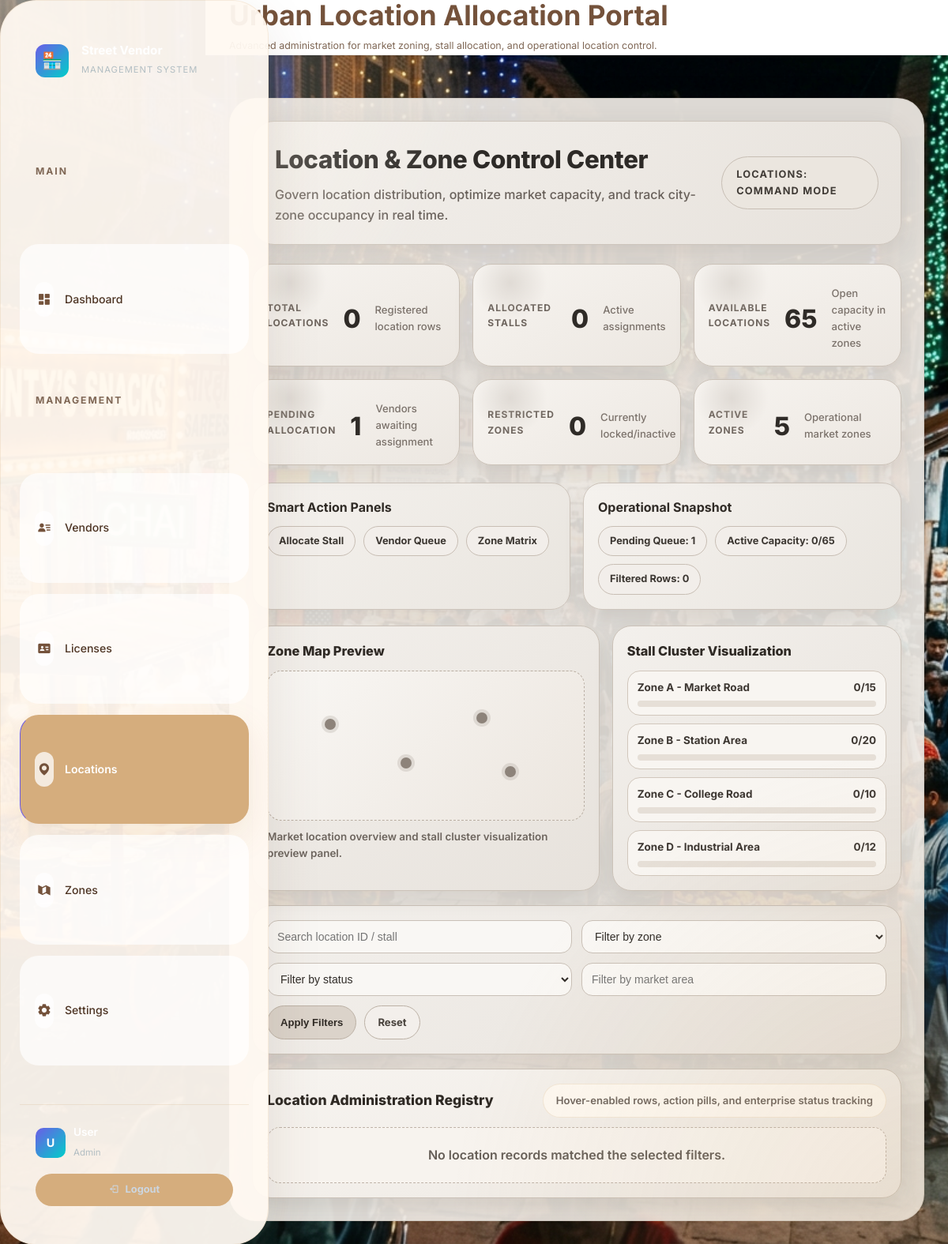
The page /admin/locations.php (signed in) on the database its author committed.
### tables this page shows
CREATE TABLE IF NOT EXISTS zones (
    id INT AUTO_INCREMENT PRIMARY KEY,
    zone_name VARCHAR(100) NOT NULL UNIQUE,
    location VARCHAR(255) DEFAULT NULL,
    area_description TEXT,
    max_vendors INT DEFAULT 10,
    is_active TINYINT(1) DEFAULT 1,
    created_at TIMESTAMP DEFAULT CURRENT_TIMESTAMP
);

### admin/locations.php (the view, shortened to what this page needs)
<?php
require_once __DIR__ . '/../config/database.php';
$qLocation = trim($_GET['q_location'] ?? '');
$qMarket = trim($_GET['market_area'] ?? '');
$where = [];
$whereSql = $where ? ('WHERE ' . implode(' AND ', $where)) : '';
$locationsSql = "
    SELECT l.id,
           l.vendor_id,
           l.zone_id,
           l.spot_number,
           l.allocated_date,
           l.is_active,
           l.created_at,
           z.zone_name,
           COALESCE(z.area_description, 'N/A') AS market_area,
           COALESCE(u.name, 'Unassigned') AS vendor_name,
           COALESCE(u.email, 'N/A') AS vendor_email
    FROM locations l
    JOIN zones z ON z.id = l.zone_id
    LEFT JOIN vendors v ON v.id = l.vendor_id
    LEFT JOIN users u ON u.id = v.user_id
    {$whereSql}
    ORDER BY l.is_active DESC, l.allocated_date DESC, l.id DESC
";
$locationsResult = $conn->query($locationsSql);
$locations = $locationsResult ? $locationsResult->fetch_all(MYSQLI_ASSOC) : [];
$occupancySql = "
    SELECT z.id,
           z.zone_name,
           COALESCE(z.area_description, 'N/A') AS area_description,
           z.max_vendors,
           z.is_active,
           (SELECT COUNT(*) FROM locations l2 WHERE l2.zone_id = z.id AND l2.is_active = 1) AS occupied
    FROM zones z
    ORDER BY z.zone_name ASC
";
$occupancyResult = $conn->query($occupancySql);
$zoneOccupancy = $occupancyResult ? $occupancyResult->fetch_all(MYSQLI_ASSOC) : [];
$totalLocationsResult = $conn->query("SELECT COUNT(*) AS c FROM locations");
$totalLocations = $totalLocationsResult ? (int) ($totalLocationsResult->fetch_assoc()['c'] ?? 0) : 0;
$allocatedResult = $conn->query("SELECT COUNT(*) AS c FROM locations WHERE is_active = 1");
$allocatedStalls = $allocatedResult ? (int) ($allocatedResult->fetch_assoc()['c'] ?? 0) : 0;
$capacityResult = $conn->query("SELECT COALESCE(SUM(max_vendors), 0) AS c FROM zones WHERE is_active = 1");
$totalCapacity = $capacityResult ? (int) ($capacityResult->fetch_assoc()['c'] ?? 0) : 0;
$availableLocations = max($totalCapacity - $allocatedStalls, 0);
$pendingResult = $conn->query("SELECT COUNT(*) AS c FROM vendors v WHERE NOT EXISTS (SELECT 1 FROM locations l WHERE l.vendor_id = v.id AND l.is_active = 1)");
$pendingAllocation = $pendingResult ? (int) ($pendingResult->fetch_assoc()['c'] ?? 0) : 0;
$restrictedResult = $conn->query("SELECT COUNT(*) AS c FROM zones WHERE is_active = 0");
$restrictedZones = $restrictedResult ? (int) ($restrictedResult->fetch_assoc()['c'] ?? 0) : 0;
$activeZonesResult = $conn->query("SELECT COUNT(*) AS c FROM zones WHERE is_active = 1");
$activeZones = $activeZonesResult ? (int) ($activeZonesResult->fetch_assoc()['c'] ?? 0) : 0;
$adminPage = true;
include __DIR__ . '/../includes/header.php';
?>
<div class="app-layout">
    <?php include __DIR__ . '/../includes/sidebar.php'; ?>
    <div class="main-content">
        <header class="top-header">
            <div class="page-title">
                <h2>Urban Location Allocation Portal</h2>
                <p>Advanced administration for market zoning, stall allocation, and operational location control.</p>
            </div>
        </header>
        <div class="page-content">
            <div class="locations-shell">
                <section class="location-hero">
                    <div>
                        <h2>Location & Zone Control Center</h2>
                        <p>Govern location distribution, optimize market capacity, and track city-zone occupancy in real time.</p>
                    </div>
                    <div class="hero-badge">Locations: Command Mode</div>
                </section>
                <section class="stats-grid">
                    <article class="stat-card">
                        <div class="stat-label">Total Locations</div>
                        <div class="stat-value"><?php echo $totalLocations; ?></div>
                        <div class="stat-sub">Registered location rows</div>
                    </article>
                    <article class="stat-card">
                        <div class="stat-label">Allocated Stalls</div>
                        <div class="stat-value"><?php echo $allocatedStalls; ?></div>
                        <div class="stat-sub">Active assignments</div>
                    </article>
                    <article class="stat-card">
                        <div class="stat-label">Available Locations</div>
                        <div class="stat-value"><?php echo $availableLocations; ?></div>
                        <div class="stat-sub">Open capacity in active zones</div>
                    </article>
                    <article class="stat-card">
                        <div class="stat-label">Pending Allocation</div>
                        <div class="stat-value"><?php echo $pendingAllocation; ?></div>
                        <div class="stat-sub">Vendors awaiting assignment</div>
                    </article>
                    <article class="stat-card">
                        <div class="stat-label">Restricted Zones</div>
                        <div class="stat-value"><?php echo $restrictedZones; ?></div>
                        <div class="stat-sub">Currently locked/inactive</div>
                    </article>
                    <article class="stat-card">
                        <div class="stat-label">Active Zones</div>
                        <div class="stat-value"><?php echo $activeZones; ?></div>
                        <div class="stat-sub">Operational market zones</div>
                    </article>
                </section>
                <section class="action-grid">
                    <div class="action-panel">
                        <h4>Smart Action Panels</h4>
                        <div class="action-row">
                            <a class="pill-btn" href="/street_vendor/admin/allocate_location.php">Allocate Stall</a>
                            <a class="pill-btn" href="/street_vendor/admin/vendors.php">Vendor Queue</a>
                            <a class="pill-btn" href="/street_vendor/admin/zones.php">Zone Matrix</a>
                        </div>
                    </div>
                    <div class="action-panel">
                        <h4>Operational Snapshot</h4>
                        <div class="action-row">
                            <span class="pill-btn">Pending Queue: <?php echo $pendingAllocation; ?></span>
                            <span class="pill-btn">Active Capacity: <?php echo $allocatedStalls; ?>/<?php echo $totalCapacity; ?></span>
                            <span class="pill-btn">Filtered Rows: <?php echo count($locations); ?></span>
                        </div>
                    </div>
                </section>
                <section class="preview-grid">
                    <div class="preview-card">
                        <h3>Zone Map Preview</h3>
                        <div class="map-stage" aria-label="Zone map preview">
                            <div class="map-dot dot-a"></div>
                            <div class="map-dot dot-b"></div>
                            <div class="map-dot dot-c"></div>
                            <div class="map-dot dot-d"></div>
                        </div>
                        <p style="margin: 10px 0 0; color:#6d655e; font-size:0.84rem; font-weight:600;">Market location overview and stall cluster visualization preview panel.</p>
                    </div>
                    <div class="cluster-card">
                        <h3>Stall Cluster Visualization</h3>
                        <div class="cluster-list">
                            <?php foreach (array_slice($zoneOccupancy, 0, 4) as $zone): ?>
                                <?php
                                    $occupied = (int) $zone['occupied'];
                                    $max = max((int) $zone['max_vendors'], 1);
                                ?>
                                <div class="cluster-item">
                                    <div class="cluster-head">
                                        <span><?php echo htmlspecialchars($zone['zone_name']); ?></span>
                                        <span><?php echo $occupied; ?>/<?php echo $max; ?></span>
                                    </div>
                                    <div class="occupancy-track">
                                    </div>
                                </div>
                            <?php endforeach; ?>
                        </div>
                    </div>
                </section>
                <section class="filters-panel">
                    <form method="GET">
                        <div class="filters-grid">
                            <input type="text" name="q_location" placeholder="Search location ID / stall" value="<?php echo htmlspecialchars($qLocation); ?>">
                            <select name="q_zone">
                                <option value="">Filter by zone</option>
                            </select>
                            <select name="status">
                                <option value="">Filter by status</option>
                            </select>
                            <input type="text" name="market_area" placeholder="Filter by market area" value="<?php echo htmlspecialchars($qMarket); ?>">
                        </div>
                        <div class="filters-actions">
                            <button type="submit" class="btn-main">Apply Filters</button>
                            <a href="/street_vendor/admin/locations.php" class="btn-soft">Reset</a>
                        </div>
                    </form>
                </section>
                <section class="table-card">
                    <div class="table-head">
                        <h3>Location Administration Registry</h3>
                        <span class="table-note">Hover-enabled rows, action pills, and enterprise status tracking</span>
                    </div>
                    <?php if (empty($locations)): ?>
                        <div class="empty-msg">No location records matched the selected filters.</div>
                    <?php endif; ?>
                </section>
            </div>
        </div>
    </div>
</div>
<?php include __DIR__ . '/../includes/footer.php'; ?>

### includes/header.php (shortened to what this page needs)
<!DOCTYPE html>
<html lang="en">
<head>
    <link href="https://unpkg.com/boxicons@2.1.4/css/boxicons.min.css" rel="stylesheet">
    <link rel="stylesheet" href="/street_vendor/assets/css/theme.css">
    <link rel="stylesheet" href="/street_vendor/assets/css/style.css">
    <?php if (!empty($adminPage)): ?>
    <link rel="stylesheet" href="/street_vendor/assets/css/admin.css">
    <?php endif; ?>
</head>
<body<?php echo !empty($adminPage) ? ' class="admin-theme"' : ''; ?>>

### includes/sidebar.php (shortened to what this page needs)
<?php
$currentPage = basename($_SERVER['PHP_SELF']);
$userRole = $_SESSION['role'] ?? 'vendor';
$userName = $_SESSION['user_name'] ?? 'User';
$userInitial = strtoupper(substr($userName, 0, 1));
?>
<aside class="sidebar">
    <div class="sidebar-brand">
        <div class="brand-icon">🏪</div>
        <div class="brand-text">
            <h2>Street Vendor</h2>
            <span>Management System</span>
        </div>
    </div>
    <nav class="sidebar-menu">
        <?php if ($userRole === 'admin'): ?>
            <div class="menu-label">Main</div>
            <a href="/street_vendor/admin/dashboard.php" class="<?php echo $currentPage === 'dashboard.php' ? 'active' : ''; ?>">
                <span class="menu-icon"><i class='bx bxs-dashboard'></i></span>
                Dashboard
            </a>
            <div class="menu-label">Management</div>
            <a href="/street_vendor/admin/vendors.php" class="<?php echo $currentPage === 'vendors.php' ? 'active' : ''; ?>">
                <span class="menu-icon"><i class='bx bxs-user-detail'></i></span>
                Vendors
            </a>
            <a href="/street_vendor/admin/licenses.php" class="<?php echo $currentPage === 'licenses.php' ? 'active' : ''; ?>">
                <span class="menu-icon"><i class='bx bxs-id-card'></i></span>
                Licenses
            </a>
            <a href="/street_vendor/admin/locations.php" class="<?php echo $currentPage === 'locations.php' ? 'active' : ''; ?>">
                <span class="menu-icon"><i class='bx bxs-map'></i></span>
                Locations
            </a>
            <a href="/street_vendor/admin/zones.php" class="<?php echo $currentPage === 'zones.php' ? 'active' : ''; ?>">
                <span class="menu-icon"><i class='bx bxs-map-alt'></i></span>
                Zones
            </a>
            <a href="/street_vendor/admin/settings.php" class="<?php echo $currentPage === 'settings.php' ? 'active' : ''; ?>">
                <span class="menu-icon"><i class='bx bxs-cog'></i></span>
                Settings
            </a>
        <?php endif; ?>
    </nav>
    <div class="sidebar-footer">
        <div class="user-info">
            <div class="user-avatar"><?php echo $userInitial; ?></div>
            <div class="user-details">
                <h4><?php echo htmlspecialchars($userName); ?></h4>
                <span><?php echo $userRole; ?></span>
            </div>
        </div>
        <a href="/street_vendor/auth/logout.php" class="btn btn-outline btn-sm btn-block mt-2" style="border-color: rgba(255,255,255,0.2); color: var(--text-sidebar);">
            <i class='bx bx-log-out'></i> Logout
        </a>
    </div>
</aside>

### includes/footer.php (shortened to what this page needs)
</body>
</html>

### assets/css/theme.css (style rules this page uses)
:root { --luxury-bg: url('/street_vendor/assets/img/gov_vendor_bg_india.png') no-repeat center center fixed; --glass-bg: rgba(255, 255, 255, 0.18); --glass-border: rgba(255, 255, 255, 0.25); --glass-shadow: 0 8px 32px rgba(0, 0, 0, 0.1); --overlay: rgba(0, 0, 0, 0.18); --accent-gold: #c79a3b; --soft-yellow: #e0b85c; --dark-text: #2f2f2f; --navy-bg: linear-gradient(135deg, #0f172a, #1e293b, #334155); --dark-glass: rgba(15, 23, 42, 0.55); --electric-blue: #38bdf8; --soft-violet: #818cf8; --premium-cyan: #22d3ee; --bright-white: #ffffff; --soft-grey: #94a3b8; --neon-shadow: 0 0 20px rgba(56, 189, 248, 0.3); }
body { background: var(--luxury-bg); background-size: cover; background-color: var(--overlay); min-height: 100vh; margin: 0; padding: 0; font-family: 'Segoe UI', Tahoma, Geneva, Verdana, sans-serif; color: var(--dark-text); }
* { box-sizing: border-box; }

### rows shown on the page
zones: zone_name "Zone A - Market Road", occupied "0", max_vendors "15"
zones: zone_name "Zone B - Station Area", occupied "0", max_vendors "20"
zones: zone_name "Zone C - College Road", occupied "0", max_vendors "10"
zones: zone_name "Zone D - Industrial Area", occupied "0", max_vendors "12"

### other values the page prints
$userInitial "U"
$userRole "Admin"
$totalLocations "0"
$allocatedStalls "0"
$availableLocations "65"
$pendingAllocation "1"
$restrictedZones "0"
$activeZones "5"
$totalCapacity "65"
count($locations) "0"
